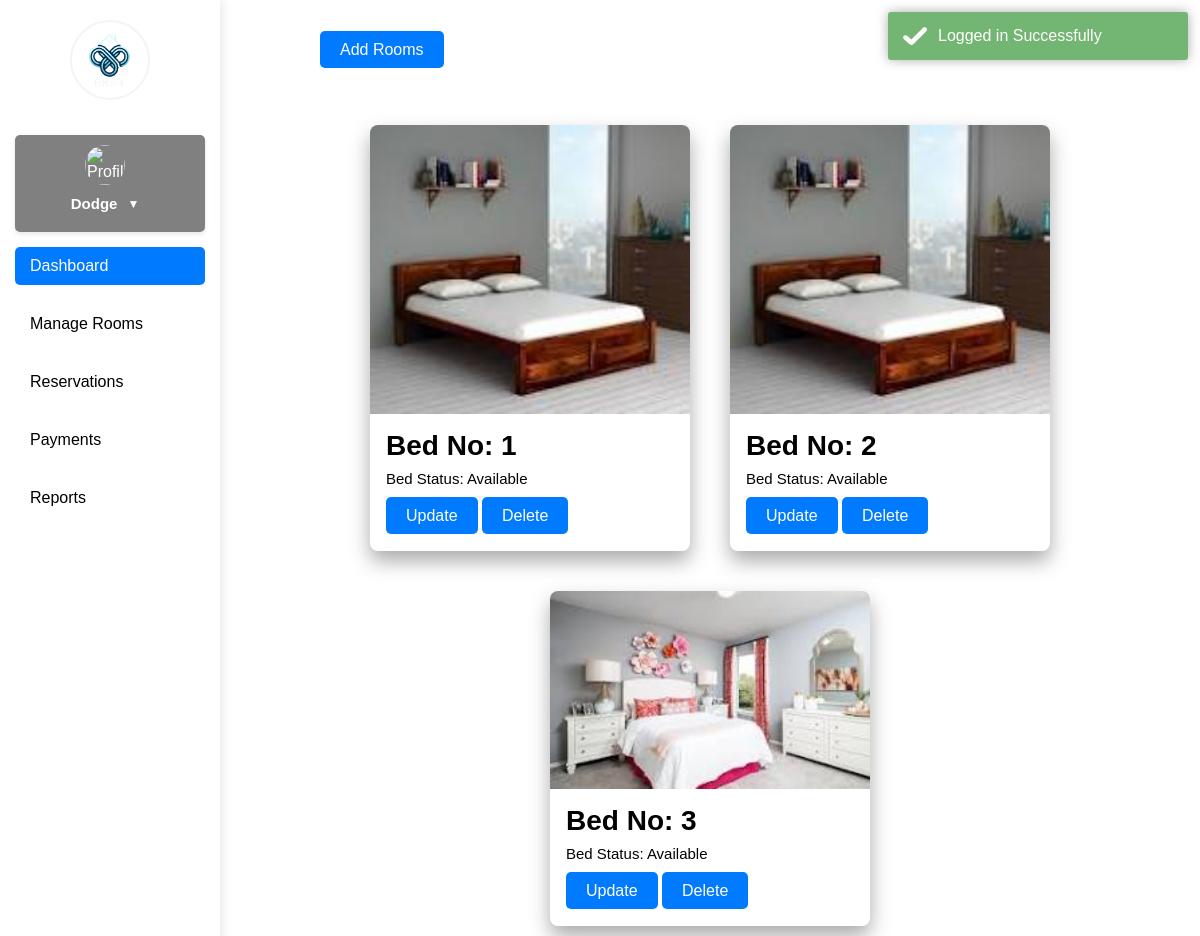
The page /managebeds.php?roomno=1 (signed in) on the database its author committed.
### tables this page shows
CREATE TABLE `users` (
  `id` int(11) NOT NULL,
  `fname` varchar(50) NOT NULL,
  `lname` varchar(50) NOT NULL,
  `uname` varchar(50) NOT NULL,
  `pass` varchar(50) NOT NULL,
  `role` varchar(50) NOT NULL,
  `hname` varchar(255) NOT NULL
);

CREATE TABLE `beds` (
  `id` int(255) NOT NULL,
  `roomno` int(255) NOT NULL,
  `bed_img` varchar(255) NOT NULL,
  `bed_no` int(255) NOT NULL,
  `bed_stat` varchar(255) NOT NULL,
  `bed_price` int(255) NOT NULL,
  `hname` varchar(255) NOT NULL
);

### managebeds.php (the view, shortened to what this page needs)
<?php
require 'php/connection.php';
if(!empty($_SESSION["uname"]) && $_SESSION["role"] == 'landlord'){
    echo "
    <script src='jquery.min.js'></script>
    <link rel='stylesheet' href='toastr.min.css'/>
    <script src='toastr.min.js'></script>
    <script>
        $(document).ready(function() {
            // Check if the login message should be displayed
            " . (isset($_SESSION['login_message_displayed']) ? "toastr.success('Logged in Successfully');" : "") . "
        });
    </script>
    ";
}else{
    header('location: index.php');
}
?>
<!DOCTYPE html>
<html lang="en">
<head>
</head>
<body>
    <?php include 'navigationbar.php'; ?>
    <div class="section2">
        <div class="button">
            <a href='php/bedfunction.php' class='btn'>Add Rooms</a>
        </div>
    </div>
    <div class="section3">
        <?php
            $hname = $_SESSION['hname'];
            $roomno = $_GET['roomno'];
            $query = "SELECT * FROM beds WHERE hname = '$hname' and roomno = '$roomno' order by roomno ";
            $result = mysqli_query($conn, $query);
            if ($result && mysqli_num_rows($result) > 0) {
                while ($fetch = mysqli_fetch_assoc($result)) {
                    $id = $fetch['id'];
        ?>
            <div class="card">
                <img src="<?php echo $fetch['bed_img']?>" width="20%" class="card-img-top" alt="Room Image">
                <div class="card-content">
                    <h5>Bed No: <?php echo $fetch['bed_no']?></h5>
                    <p>Bed Status: <?php echo $fetch['bed_stat']?></p>
                    <div class="room-btn">
                        <a href='php/bedfunction.php?bupdate=<?php echo $id;?>' class='btn btn-warning'>Update</a>
                        <a href='php/bedfunction.php?bdelete=<?php echo $id;?>' class='btn btn-danger'>Delete</a>
                    </div>
                </div>
            </div>
        <?php } } ?>
    </div>
</body>
</html>

### navigationbar.php (shortened to what this page needs)
<!DOCTYPE html>
<html lang="en">
<head>
</head>
<body>
    <?php
        if(!empty($_SESSION['uname'])){
            $uname = $_SESSION['uname'];
            $query = "select * from users where uname = '$uname'";
            $result = mysqli_query($conn, $query);
            $fetch = mysqli_fetch_assoc($result);
        }
    ?>
<!DOCTYPE html>
<html lang="en">
<head>
</head>
<body>
    <nav class="navbar">
        <a class="navbar-brand" href="#">
            <img src="images/logo.png" alt="Logo">
        </a>
        <ul class="nav-links">
        <div class="li-background">
            <li class="dropdown">
                <img src="images/profile-placeholder.png" alt="Profile">
            </li>
            <li class="dropdown">
                <div class="dropdown-toggle">
                    <span class="username"><?php echo $fetch['fname']; ?></span>
                    <span>▼</span>
                </div>
            </li>
        </div>
            <li><a class="nav-link active" href="dashboard.php">Dashboard</a></li>
            <li><a class="nav-link" href="manageroom.php">Manage Rooms</a></li>
            <li><a class="nav-link" href="managereservation.php">Reservations</a></li>
            <li><a class="nav-link" href="payment.php">Payments</a></li>
            <li><a class="nav-link" href="reports.php">Reports</a></li>
        </ul>
    </nav>
</body>
</html>

### managebeds.php (style rules this page uses)
* { margin: 0; padding: 0; box-sizing: border-box; font-family: sans-serif; }
a { text-decoration: none; color: black; }
body { margin: 0; font-family: Arial, sans-serif; margin-left: 220px; }
.btn { color: white; padding: 10px 20px; border-radius: 5px; font-size: 16px; cursor: pointer; background-color: #007bff; }
.section2 { height: 100px; display: flex; justify-content: left; align-items: center; margin: 0px 100px; }
.section3 { height: auto; display: flex; border-radius: 10px; flex-wrap: wrap; justify-content: center; padding-top: 5px; padding-left: 30px; padding-right: 30px; padding-bottom: 20px; }
.card { width: 320px; border-radius: 8px; overflow: hidden; box-shadow: 0px 10px 20px #aaaaaa; margin: 20px; display: flex; flex-direction: column; justify-content: space-between; padding-bottom: 10px; height: auto; }
.card img { width: 100%; height: auto; }
.card-content { padding: 16px; }
.card-content h5 { font-size: 28px; margin-bottom: 8px; }
.card-content p { color: black; font-size: 15px; margin-bottom: 8px; }
.room-btn { margin-top: 20px; }
.card-content a { margin-top: 20px; }

### navigationbar.php (style rules this page uses)
.navbar { position: fixed; top: 0; left: 0; height: 100%; width: 220px; background-color: white; padding: 20px 15px; display: flex; flex-direction: column; box-shadow: 2px 0 10px rgba(0, 0, 0, 0.1); z-index: 1000; }
.navbar-brand { text-align: center; margin-bottom: 20px; }
.navbar-brand img { width: 80px; height: 80px; border-radius: 50%; border: 2px solid #f4f4f4; transition: transform 0.3s ease; }
.nav-links { list-style: none; padding: 0; margin: 10px 0; display: flex; flex-direction: column; align-items: left; justify-content: center; gap: 10px; }
.nav-links li { margin-bottom: 10px; }
.nav-link { color: black; text-decoration: none; font-size: 16px; padding: 10px 15px; display: block; border-radius: 5px; transition: background-color 0.3s, color 0.3s; }
.nav-link:hover, .nav-link.active { background-color: #007bff; color: white; }
.dropdown { position: relative; display: flex; align-items: center; justify-content: center; }
.dropdown .username { font-weight: bold; font-size: 15px; }
.dropdown img { width: 40px; height: 40px; border-radius: 50%; cursor: pointer; margin-right: 10px; }
.li-background { background-color: gray; color: white; padding: 10px 15px; border-radius: 5px; margin: 5px 0; box-shadow: 0 2px 5px rgba(0, 0, 0, 0.1); font-size: 16px; transition: background-color 0.3s, color 0.3s; position: relative; }
.dropdown-toggle { display: flex; align-items: center; cursor: pointer; justify-content: space-between; }
.dropdown-toggle span { margin-left: auto; font-size: 12px; margin-right: 10px; }

### rows shown on the page
users: fname "Dodge"
beds: bed_img (picture), bed_no "1", bed_stat "Available"
beds: bed_img (picture), bed_no "2", bed_stat "Available"
beds: bed_img (picture), bed_no "3", bed_stat "Available"
